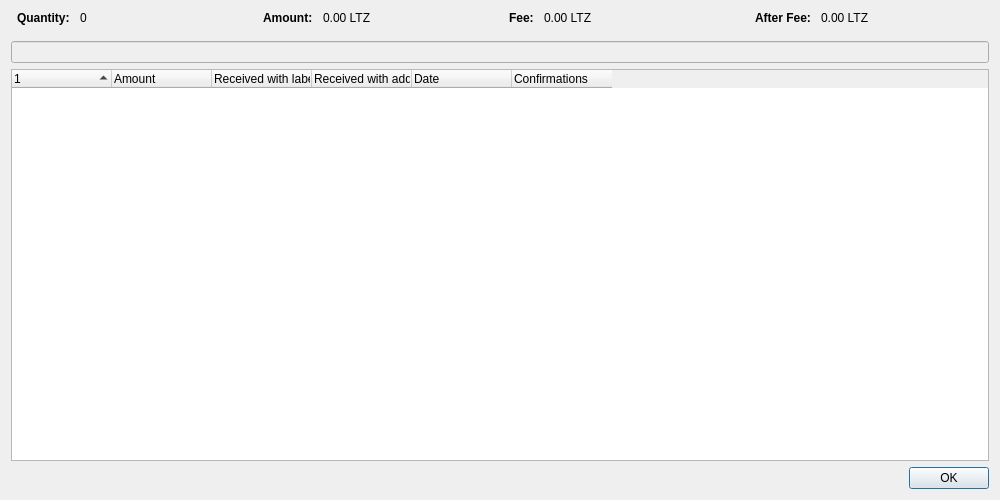
<?xml version="1.0" encoding="UTF-8"?>
<ui version="4.0">
 <class>InputControlDialog</class>
 <widget class="QDialog" name="InputControlDialog">
  <property name="geometry">
   <rect>
    <x>0</x>
    <y>0</y>
    <width>1000</width>
    <height>500</height>
   </rect>
  </property>
  <property name="windowTitle">
   <string>Input Control</string>
  </property>
  <layout class="QVBoxLayout" name="verticalLayout">
   <item>
    <layout class="QHBoxLayout" name="horizontalLayoutTop" stretch="0,0,0,0">
     <property name="topMargin">
      <number>0</number>
     </property>
     <property name="bottomMargin">
      <number>10</number>
     </property>
     <item>
      <layout class="QFormLayout" name="formLayoutInputControl1">
       <property name="horizontalSpacing">
        <number>10</number>
       </property>
       <property name="verticalSpacing">
        <number>10</number>
       </property>
       <property name="leftMargin">
        <number>6</number>
       </property>
       <property name="rightMargin">
        <number>6</number>
       </property>
       <item row="0" column="0">
        <widget class="QLabel" name="labelInputControlQuantityText">
         <property name="font">
          <font>
           <weight>75</weight>
           <bold>true</bold>
          </font>
         </property>
         <property name="text">
          <string>Quantity:</string>
         </property>
        </widget>
       </item>
       <item row="0" column="1">
        <widget class="QLabel" name="labelInputControlQuantity">
         <property name="cursor">
          <cursorShape>IBeamCursor</cursorShape>
         </property>
         <property name="contextMenuPolicy">
          <enum>Qt::ActionsContextMenu</enum>
         </property>
         <property name="text">
          <string notr="true">0</string>
         </property>
         <property name="textInteractionFlags">
          <set>Qt::LinksAccessibleByMouse|Qt::TextSelectableByKeyboard|Qt::TextSelectableByMouse</set>
         </property>
        </widget>
       </item>
      </layout>
     </item>
     <item>
      <layout class="QFormLayout" name="formLayoutInputControl2">
       <property name="horizontalSpacing">
        <number>10</number>
       </property>
       <property name="verticalSpacing">
        <number>10</number>
       </property>
       <property name="leftMargin">
        <number>6</number>
       </property>
       <property name="rightMargin">
        <number>6</number>
       </property>
       <item row="0" column="0">
        <widget class="QLabel" name="labelInputControlAmountText">
         <property name="font">
          <font>
           <weight>75</weight>
           <bold>true</bold>
          </font>
         </property>
         <property name="text">
          <string>Amount:</string>
         </property>
        </widget>
       </item>
       <item row="0" column="1">
        <widget class="QLabel" name="labelInputControlAmount">
         <property name="cursor">
          <cursorShape>IBeamCursor</cursorShape>
         </property>
         <property name="contextMenuPolicy">
          <enum>Qt::ActionsContextMenu</enum>
         </property>
         <property name="text">
          <string notr="true">0.00 LTZ</string>
         </property>
         <property name="textInteractionFlags">
          <set>Qt::LinksAccessibleByMouse|Qt::TextSelectableByKeyboard|Qt::TextSelectableByMouse</set>
         </property>
        </widget>
       </item>
      </layout>
     </item>
     <item>
      <layout class="QFormLayout" name="formLayoutInputControl3">
       <property name="horizontalSpacing">
        <number>10</number>
       </property>
       <property name="verticalSpacing">
        <number>10</number>
       </property>
       <property name="leftMargin">
        <number>6</number>
       </property>
       <property name="rightMargin">
        <number>6</number>
       </property>
       <item row="0" column="0">
        <widget class="QLabel" name="labelInputControlFeeText">
         <property name="font">
          <font>
           <weight>75</weight>
           <bold>true</bold>
          </font>
         </property>
         <property name="text">
          <string>Fee:</string>
         </property>
        </widget>
       </item>
       <item row="0" column="1">
        <widget class="QLabel" name="labelInputControlFee">
         <property name="cursor">
          <cursorShape>IBeamCursor</cursorShape>
         </property>
         <property name="contextMenuPolicy">
          <enum>Qt::ActionsContextMenu</enum>
         </property>
         <property name="text">
          <string notr="true">0.00 LTZ</string>
         </property>
         <property name="textInteractionFlags">
          <set>Qt::LinksAccessibleByMouse|Qt::TextSelectableByKeyboard|Qt::TextSelectableByMouse</set>
         </property>
        </widget>
       </item>
      </layout>
     </item>
     <item>
      <layout class="QFormLayout" name="formLayoutInputControl4">
       <property name="horizontalSpacing">
        <number>10</number>
       </property>
       <property name="verticalSpacing">
        <number>10</number>
       </property>
       <property name="leftMargin">
        <number>6</number>
       </property>
       <property name="rightMargin">
        <number>6</number>
       </property>
       <item row="0" column="0">
        <widget class="QLabel" name="labelInputControlAfterFeeText">
         <property name="font">
          <font>
           <weight>75</weight>
           <bold>true</bold>
          </font>
         </property>
         <property name="text">
          <string>After Fee:</string>
         </property>
        </widget>
       </item>
       <item row="0" column="1">
        <widget class="QLabel" name="labelInputControlAfterFee">
         <property name="cursor">
          <cursorShape>IBeamCursor</cursorShape>
         </property>
         <property name="contextMenuPolicy">
          <enum>Qt::ActionsContextMenu</enum>
         </property>
         <property name="text">
          <string notr="true">0.00 LTZ</string>
         </property>
         <property name="textInteractionFlags">
          <set>Qt::LinksAccessibleByMouse|Qt::TextSelectableByKeyboard|Qt::TextSelectableByMouse</set>
         </property>
        </widget>
       </item>
      </layout>
     </item>
    </layout>
   </item>
   <item>
    <widget class="QWidget" name="widgetInputControl" native="true">
     <property name="sizePolicy">
      <sizepolicy hsizetype="Preferred" vsizetype="Preferred">
       <horstretch>0</horstretch>
       <verstretch>0</verstretch>
      </sizepolicy>
     </property>
     <property name="minimumSize">
      <size>
       <width>0</width>
       <height>0</height>
      </size>
     </property>
     <property name="styleSheet">
      <string notr="true"/>
     </property>
     <layout class="QHBoxLayout" name="horizontalLayoutInputControl4">
      <property name="leftMargin">
       <number>0</number>
      </property>
      <property name="topMargin">
       <number>0</number>
      </property>
      <property name="rightMargin">
       <number>0</number>
      </property>
      <property name="bottomMargin">
       <number>0</number>
      </property>
      <item>
       <widget class="QLineEdit" name="shieldFrom">
        <property name="enabled">
         <bool>false</bool>
        </property>
        <property name="sizePolicy">
         <sizepolicy hsizetype="Expanding" vsizetype="Fixed">
          <horstretch>0</horstretch>
          <verstretch>0</verstretch>
         </sizepolicy>
        </property>
       </widget>
      </item>
     </layout>
    </widget>
   </item>
   <item>
    <widget class="CoinControlTreeWidget" name="treeWidget">
     <property name="contextMenuPolicy">
      <enum>Qt::CustomContextMenu</enum>
     </property>
     <property name="sortingEnabled">
      <bool>false</bool>
     </property>
     <property name="columnCount">
      <number>6</number>
     </property>
     <attribute name="headerShowSortIndicator" stdset="0">
      <bool>true</bool>
     </attribute>
     <attribute name="headerStretchLastSection">
      <bool>false</bool>
     </attribute>
     <column>
      <property name="text">
       <string/>
      </property>
     </column>
     <column>
      <property name="text">
       <string>Amount</string>
      </property>
     </column>
     <column>
      <property name="text">
       <string>Received with label</string>
      </property>
     </column>
     <column>
      <property name="text">
       <string>Received with address</string>
      </property>
     </column>
     <column>
      <property name="text">
       <string>Date</string>
      </property>
     </column>
     <column>
      <property name="text">
       <string>Confirmations</string>
      </property>
      <property name="toolTip">
       <string>Confirmed</string>
      </property>
     </column>
    </widget>
   </item>
   <item>
    <widget class="QDialogButtonBox" name="buttonBox">
     <property name="orientation">
      <enum>Qt::Horizontal</enum>
     </property>
     <property name="standardButtons">
      <set>QDialogButtonBox::Ok</set>
     </property>
    </widget>
   </item>
  </layout>
 </widget>
 <customwidgets>
  <customwidget>
   <class>CoinControlTreeWidget</class>
   <extends>QTreeWidget</extends>
   <header>qt/coincontroltreewidget.h</header>
  </customwidget>
 </customwidgets>
 <resources/>
 <connections/>
</ui>
